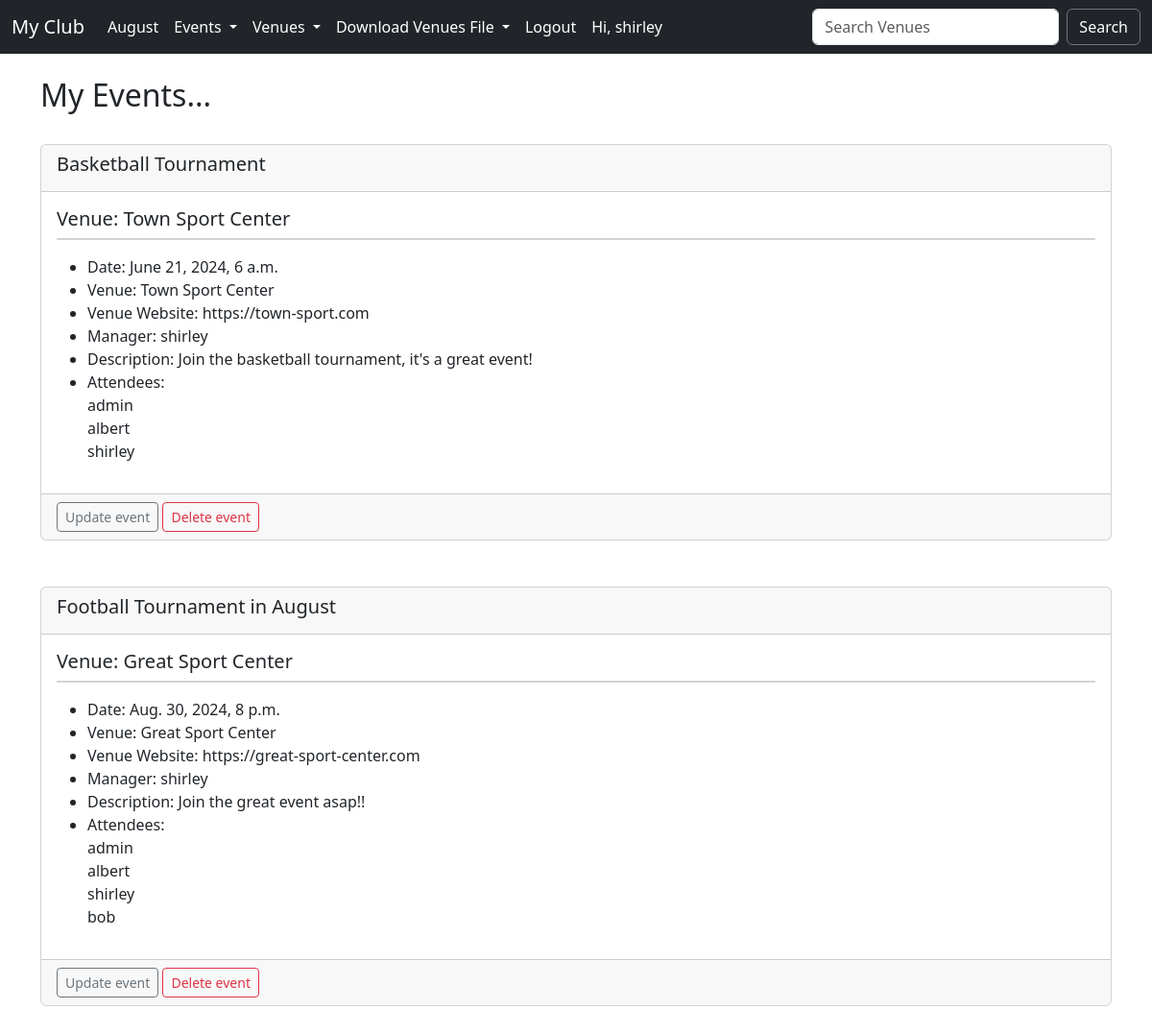
Page /my_events/ (signed in) on the committed database.
### events/models.py (models this page shows, shortened)
class Event(models.Model):
    name = models.CharField('Event Name', max_length=120)
    event_date = models.DateTimeField('Event Date')
    venue = models.ForeignKey(Venue, blank=True, null=True, on_delete=models.CASCADE)
    manager = models.ForeignKey(User, blank=True, null=True, on_delete=models.CASCADE)
    description = models.TextField(blank=True)
    attendees = models.ManyToManyField(User, blank=True, related_name='event_attendees')
    approved = models.BooleanField('Approved', default=False)
    def __str__(self):
        return self.name

class Venue(models.Model):
    name = models.CharField('Venue Name', max_length=120)
    address = models.CharField(max_length=300)
    zip_code = models.CharField('Zip Code', max_length=15)
    phone = models.CharField('Contact Phone', max_length=25, blank=True)
    web = models.URLField('Website Address', blank=True)
    email_address = models.EmailField('Email Address', blank=True)
    owner = models.ForeignKey(User, related_name='venues', on_delete=models.CASCADE)
    venue_image = models.ImageField(null=True, blank=True, upload_to='images/')
    def __str__(self):
        return self.name

### events/views.py (the view)
# urls.py: path('my_events/', views.my_events, name='my_events'),
@login_required
def my_events(request):
    my_events = Event.objects.filter(manager=request.user)
    context = {'my_events': my_events}
    return render(request, 'events/my_events.html', context)

### events/templates/events/my_events.html (shortened to what this page needs)
{% extends "events/base.html" %}
{% block content %}
    <h2 class="mt-4">My Events...</h2>
    <br/>
    {% for event in my_events %}
        <div class="card">
            <div class="card-header">
                <b><h5>{{ event }}</h5></b>
            </div>
            <div class="card-body">
                <h5 class="card-title">Venue: {{ event.venue }}</h5>
                <p class="card">
                    <ul>
                        <li>Date: {{ event.event_date }}</li>
                        <li>Venue: {{ event.venue }}</li>
                        <li>Venue Website: {{ event.venue.web }}</li>
                        <li>Manager: {{ event.manager }}</li>
                        <li>Description: {{ event.description }}</li>
                        <li>
                            Attendees:<br/>
                            {% for attendee in event.attendees.all %}
                                {{ attendee }}<br>
                            {% endfor %}
                        </li>
                    </ul>
                </p>
            </div>
            {% if user.is_authenticated %}
                {% if user == event.manager or user.is_superuser %}
                    <div class="card-footer text-body-secondary">
                        <a href="{% url 'update_event' event.id %}" class="btn btn-outline-secondary btn-sm">Update event</a>
                        <a href="{% url 'delete_event' event.id %}" class="btn btn-outline-danger btn-sm">Delete event</a>
                    </div>
                {% endif %}
            {% endif %}
        </div>
        <br/><br/>
    {% endfor %}
{% endblock content %}

### events/templates/events/navbar.html (shortened to what this page needs)
<nav class="navbar navbar-expand-lg navbar-dark bg-dark">
    <div class="container-fluid">
        <a class="navbar-brand" href="{% url 'home' %}">My Club</a>
        <div class="collapse navbar-collapse" id="navbarSupportedContent">
            <ul class="navbar-nav me-auto mb-2 mb-lg-0">
                <li class="nav-item">
                    <a class="nav-link text-white" href="{% url 'home' '2024' 'August' %}">August</a>
                </li>
                <li class="nav-item dropdown">
                    <a class="nav-link dropdown-toggle text-white" href="#" role="button" data-bs-toggle="dropdown" aria-expanded="false">
                      Events
                    </a>
                </li>
                <li class="nav-item dropdown">
                    <a class="nav-link dropdown-toggle text-white" href="#" id="navbarDropdown" role="button" data-bs-toggle="dropdown" aria-expanded="false">
                        Venues
                    </a>
                  </li>
                <li class="nav-item dropdown">
                    <a class="nav-link dropdown-toggle text-white" href="#" role="button" data-bs-toggle="dropdown" aria-expanded="false">
                      Download Venues File
                    </a>
                </li>
                {% if user.is_authenticated%}
                    <li class="nav-item">
                        <a class="nav-link text-white" href="{% url 'logout' %}">Logout</a>
                    </li>
                    <li class="nav-item">
                        <a class="nav-link text-white">Hi, {{ user.username }}</a>
                    </li>
                {% endif %}
            </ul>
            <form class="d-flex" role="search" method="POST" action="{% url 'search_venues' %}">
                <input class="form-control me-2" type="search" placeholder="Search Venues" aria-label="Search" name="searched">
                <button class="btn btn-outline-secondary text-white" type="submit">Search</button>
            </form>
        </div>
    </div>
</nav>

### rows in the picture
Event: name "Basketball Tournament", venue "Town Sport Center", event_date "June 21, 2024, 6 a.m.", venue.web "https://town-sport.com", manager "shirley", description "Join the basketball tournament, it's a great event!", shows "Update event"
Event: name "Football Tournament in August", venue "Great Sport Center", event_date "Aug. 30, 2024, 8 p.m.", venue.web "https://great-sport-center.com", manager "shirley", description "Join the great event asap!!", shows "Update event"

### other values in the picture
{{ user.username }} "shirley"
{{ attendee }} "admin"
{{ attendee }} "albert"
{{ attendee }} "shirley"
{{ attendee }} "bob"
